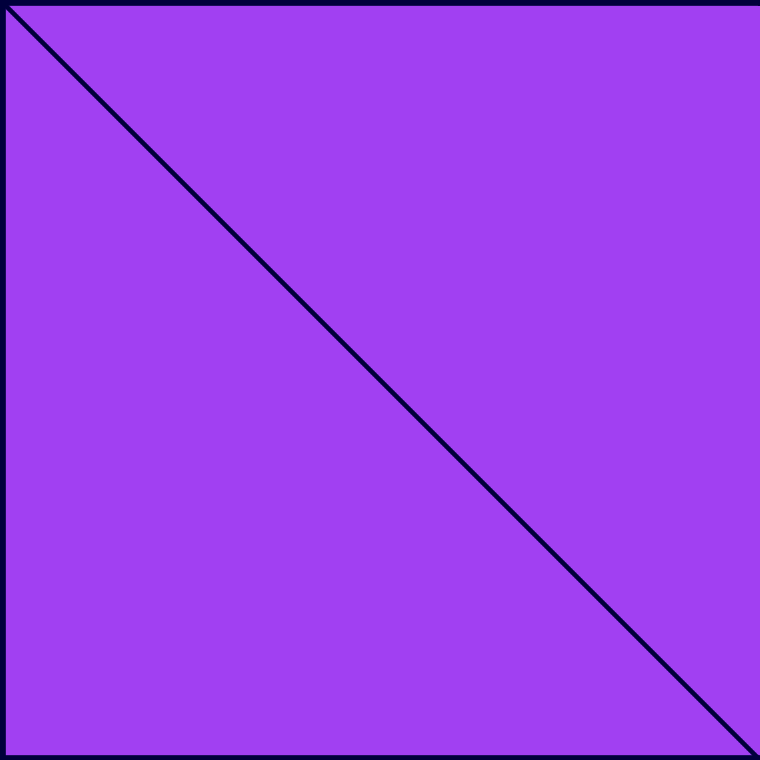
Frame 1 (no input)
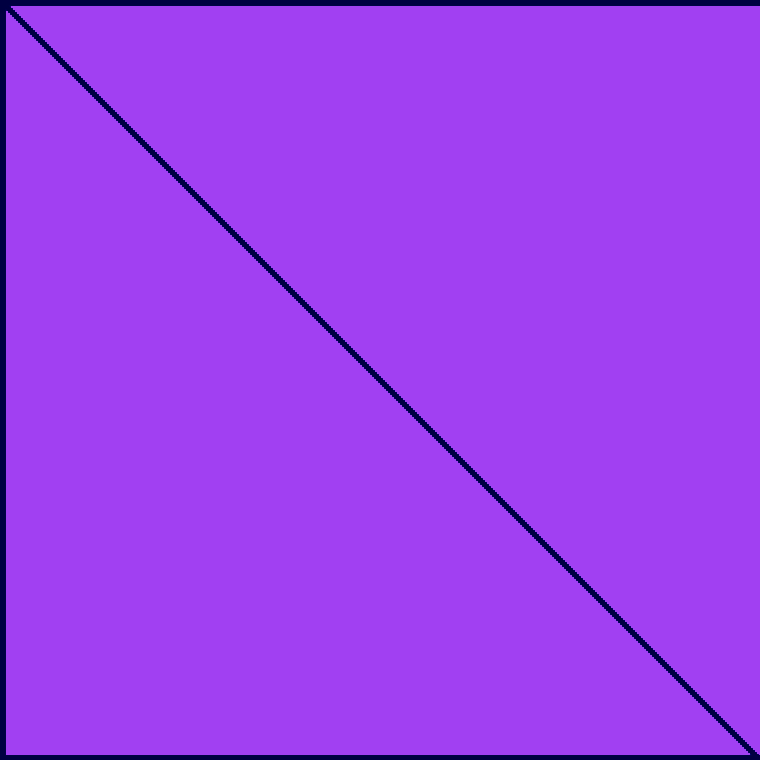
Frame 60 (the mouse pressed at the canvas centre just before this capture)
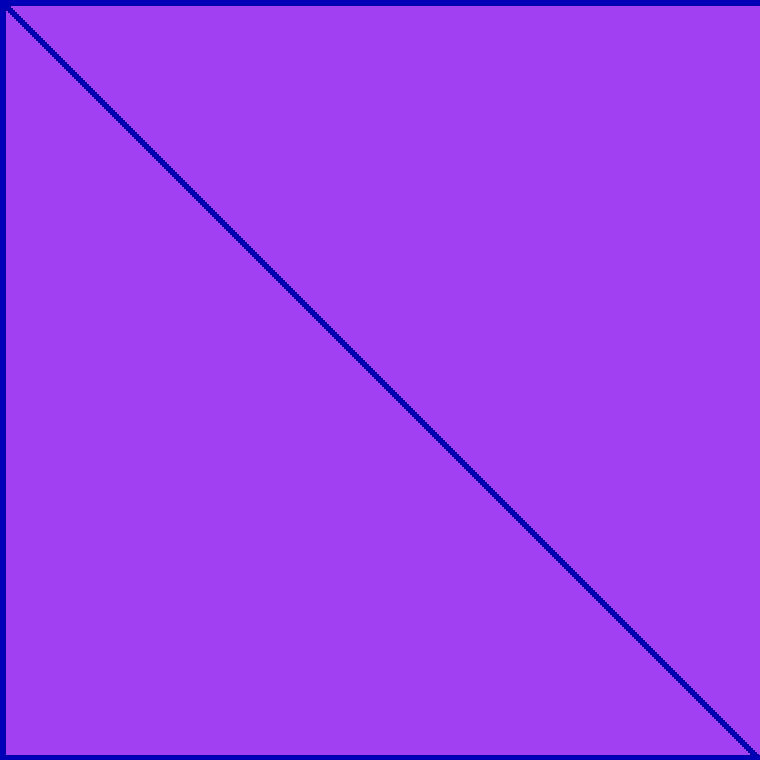
Frame 120 (the mouse held since frame 60 and released just before this capture)

The Processing sketch that drew these frames (run headless with seeded random() and noise(); from frame 60 on, the mouse is pressed at the canvas centre):

// Processing sketch: processing_172716
// ── processing_172716.pde

void setup(){
  size(760,760);
  background(random(250),random(250),random(255));
}
int a=0;
void draw(){
  strokeWeight(10);
  stroke(random(0),random(0),random(255));
  for(int a = 0; a<1000; a = a+1)
  {
    point(a,0);
    point(0,a);
    point(a,760);
    point(760,0);
  }
  int c=0;
  while(c<760){
    strokeWeight(5);
    point(0+c,0+c);
    c=c+2;
  }

}
void keyPressed(){
  background(donothing(255),random(255),random(255));
}
void mousePressed(){
  fill(255);
  strokeWeight(1);
  stroke(random(255),random(255),random(255));
  ellipse(mouseX,mouseY,50,50);
  ellipse(mouseY,mouseX,50,50);
}

float donothing(int v)
{ 
  if( v<800)
  {
    return v;    
  }
  else return(random(255));
}




  
